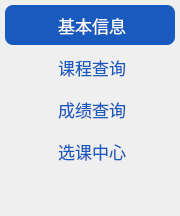
         <widget class="QWidget" name="Sidebar" native="true">
          <property name="minimumSize">
           <size>
            <width>150</width>
            <height>0</height>
           </size>
          </property>
          <property name="maximumSize">
           <size>
            <width>180</width>
            <height>16777215</height>
           </size>
          </property>
          <property name="styleSheet">
           <string notr="true">border-radius:8px;</string>
          </property>
          <layout class="QGridLayout" name="gridLayout_2">
           <property name="leftMargin">
            <number>5</number>
           </property>
           <property name="topMargin">
            <number>5</number>
           </property>
           <property name="rightMargin">
            <number>5</number>
           </property>
           <property name="bottomMargin">
            <number>5</number>
           </property>
           <property name="spacing">
            <number>0</number>
           </property>
           <item row="0" column="0">
            <layout class="QGridLayout" name="gridLayout">
             <property name="horizontalSpacing">
              <number>0</number>
             </property>
             <property name="verticalSpacing">
              <number>2</number>
             </property>
             <item row="1" column="0">
              <widget class="QPushButton" name="Btn_Course">
               <property name="minimumSize">
                <size>
                 <width>0</width>
                 <height>40</height>
                </size>
               </property>
               <property name="font">
                <font>
                 <family>微软雅黑</family>
                 <pointsize>13</pointsize>
                </font>
               </property>
               <property name="styleSheet">
                <string notr="true">QPushButton {
	background : transparent;
	color: #185ABD;
}

QPushButton:hover {
    background-color: #1651AA;
	color: #ffffff;
}

QPushButton:pressed, QPushButton::checked {
    background-color: #185ABD;
	color: #ffffff;
}</string>
               </property>
               <property name="text">
                <string> 课程查询</string>
               </property>
               <property name="icon">
                <iconset>
                 <normalon>:/res/kc.png</normalon>
                </iconset>
               </property>
               <property name="iconSize">
                <size>
                 <width>18</width>
                 <height>15</height>
                </size>
               </property>
               <property name="checkable">
                <bool>true</bool>
               </property>
               <property name="autoExclusive">
                <bool>true</bool>
               </property>
              </widget>
             </item>
             <item row="2" column="0">
              <widget class="QPushButton" name="Btn_Score">
               <property name="minimumSize">
                <size>
                 <width>0</width>
                 <height>40</height>
                </size>
               </property>
               <property name="font">
                <font>
                 <family>微软雅黑</family>
                 <pointsize>13</pointsize>
                </font>
               </property>
               <property name="styleSheet">
                <string notr="true">QPushButton {
	background : transparent;
	color: #185ABD;
}

QPushButton:hover {
    background-color: #1651AA;
	color: #ffffff;
}

QPushButton:pressed, QPushButton::checked {
    background-color: #185ABD;
	color: #ffffff;
}</string>
               </property>
               <property name="text">
                <string> 成绩查询</string>
               </property>
               <property name="icon">
                <iconset>
                 <normalon>:/res/cj.png</normalon>
                </iconset>
               </property>
               <property name="iconSize">
                <size>
                 <width>18</width>
                 <height>15</height>
                </size>
               </property>
               <property name="checkable">
                <bool>true</bool>
               </property>
               <property name="autoExclusive">
                <bool>true</bool>
               </property>
              </widget>
             </item>
             <item row="0" column="0">
              <widget class="QPushButton" name="Btn_My">
               <property name="minimumSize">
                <size>
                 <width>0</width>
                 <height>40</height>
                </size>
               </property>
               <property name="font">
                <font>
                 <family>微软雅黑</family>
                 <pointsize>13</pointsize>
                </font>
               </property>
               <property name="styleSheet">
                <string notr="true">QPushButton {
	background : transparent;
	color: #185ABD;
}

QPushButton:hover {
    background-color: #1651AA;
	color: #ffffff;
}

QPushButton:pressed, QPushButton::checked {
    background-color: #185ABD;
	color: #ffffff;
}</string>
               </property>
               <property name="text">
                <string> 基本信息</string>
               </property>
               <property name="icon">
                <iconset>
                 <normalon>:/res/wd.png</normalon>
                </iconset>
               </property>
               <property name="iconSize">
                <size>
                 <width>18</width>
                 <height>20</height>
                </size>
               </property>
               <property name="checkable">
                <bool>true</bool>
               </property>
               <property name="checked">
                <bool>true</bool>
               </property>
               <property name="autoExclusive">
                <bool>true</bool>
               </property>
              </widget>
             </item>
             <item row="4" column="0">
              <spacer name="verticalSpacer">
               <property name="orientation">
                <enum>Qt::Vertical</enum>
               </property>
               <property name="sizeHint" stdset="0">
                <size>
                 <width>20</width>
                 <height>40</height>
                </size>
               </property>
              </spacer>
             </item>
             <item row="3" column="0">
              <widget class="QPushButton" name="Btn_Fee">
               <property name="minimumSize">
                <size>
                 <width>0</width>
                 <height>40</height>
                </size>
               </property>
               <property name="font">
                <font>
                 <family>微软雅黑</family>
                 <pointsize>13</pointsize>
                </font>
               </property>
               <property name="styleSheet">
                <string notr="true">QPushButton {
	background : transparent;
	color: #185ABD;
}

QPushButton:hover {
    background-color: #1651AA;
	color: #ffffff;
}

QPushButton:pressed, QPushButton::checked {
    background-color: #185ABD;
	color: #ffffff;
}</string>
               </property>
               <property name="text">
                <string> 选课中心</string>
               </property>
               <property name="icon">
                <iconset>
                 <normalon>:/res/jf.png</normalon>
                </iconset>
               </property>
               <property name="iconSize">
                <size>
                 <width>18</width>
                 <height>18</height>
                </size>
               </property>
               <property name="checkable">
                <bool>true</bool>
               </property>
               <property name="autoExclusive">
                <bool>true</bool>
               </property>
              </widget>
             </item>
            </layout>
           </item>
          </layout>
         </widget>
